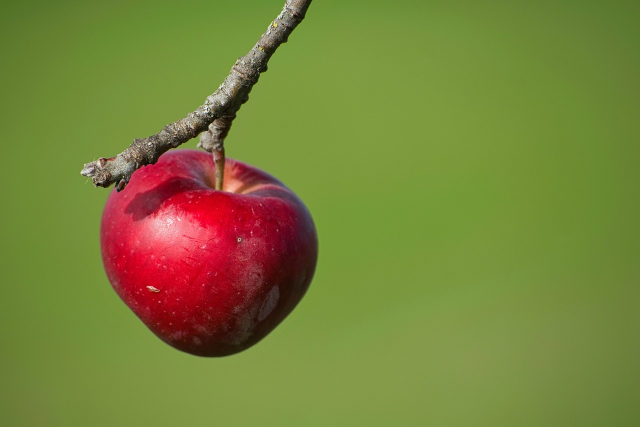
#> input picture images/apple.jpg, 1280 x 853 px (shown at 1/2 size)
$ jupyter execute VIS101_aula2_segmentacao_maca.ipynb   (older library calls are emulated)
#> lines starting #> are read from the running program, lines starting #| are printed output that depends on the picture; after the words box and inside, x2 and y2 are one past the last pixel; in counts of white or black regions, pixels touching at a corner belong together
## Disciplina VIS101: Fundamentos em Visão Computacional

Este é o primeiro contato com código da disciplina. O objetivo é estabelecer a representação que usaremos o curso inteiro: a imagem como uma matriz de intensidades. Partimos de carregar e inspecionar uma imagem e chegamos ao primeiro passo de um sistema de visão, a detecção de bordas.

[cell 1]
import numpy as np
import cv2
import matplotlib.pyplot as plt

[cell 2]
img = cv2.imread('../images/apple.jpg')
#> img is the input picture: shape (853, 1280, 3); mean B, G, R 58.5, 129.6, 120.7
print('Tipo da imagem:', type(img))
#| Tipo da imagem: <class 'numpy.ndarray'>
print('Forma da imagem (altura, largura, canais):', img.shape)
#| Forma da imagem (altura, largura, canais): (853, 1280, 3)
print('Valores:', img.dtype, 'de', img.min(), 'a', img.max())
#| Valores: uint8 de 0 a 255

## Visualizar a imagem

O matplotlib espera os canais na ordem RGB, mas o OpenCV usa BGR, então precisamos corrigir antes de exibir.

[cell 3]
plt.imshow(img[:, : , ::-1])    # BGR para RGB
plt.axis('off')
plt.show()

## Pixels e regiões de interesse

Por ser um array, acessar um pixel é indexar a matriz, e recortar uma região de interesse é fatiar o array, como em qualquer estrutura numpy.

[cell 4]
pixel = img[400, 600]
#> pixel = [116, 114, 106]
print('Pixel na linha 600 e coluna 600 (ordem: RGB):', pixel[::-1]) # BGR para RGB
#| Pixel na linha 600 e coluna 600 (ordem: RGB): [106 114 116]

[cell 5]
roi = img[250:600, 450:900]
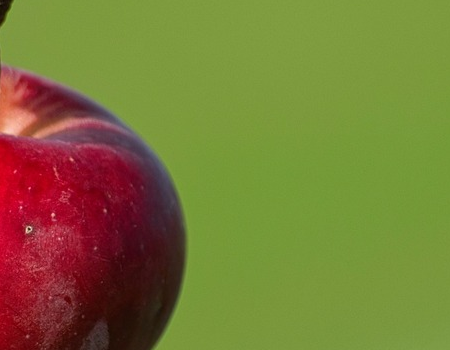
#> roi: shape (350, 450, 3); mean B, G, R 55, 119.8, 121.5
plt.imshow(roi[:, : , ::-1])    # BGR para RGB
plt.axis('off')
plt.show()

## Os canais de cor

Cada canal, é por si só uma matriz de intensidades. Podemos visualizar cada cadal em separado.

[cell 6]
B, G, R = cv2.split(img)
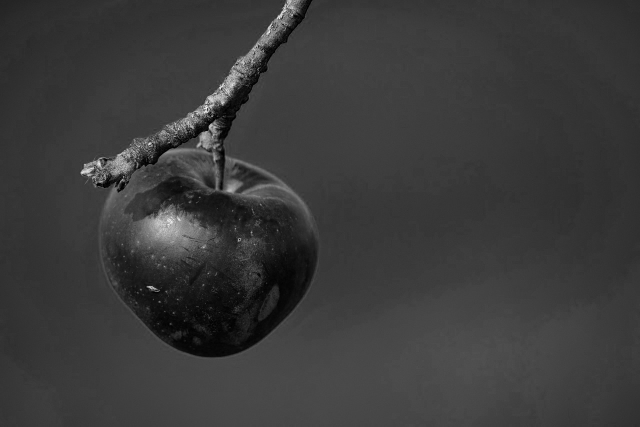
#> B: shape (853, 1280) (shown at 1/2 size); min 0, max 255, mean 58.5
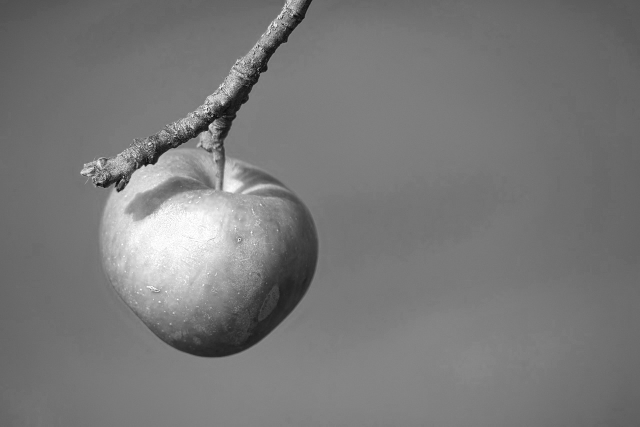
#> R: shape (853, 1280) (shown at 1/2 size); min 0, max 255, mean 120.7

fig, ax = plt.subplots(1, 4, figsize=(15, 5))
for canal, canais, nome in zip(ax, [R, G, B, img[:, : , ::-1]], ['Vermelho', 'Verde', 'Azul', 'RGB original']):
    canal.imshow(canais, cmap = 'gray')
    canal.set_title(nome)
    canal.axis('off')
#> this loop made 4 passes
#> nome on passes 1 to 4: 'Vermelho', 'Verde', 'Azul', 'RGB original'
plt.show()

## Da imagem às bordas

Uma borda é um ponto onde a intensidade muda rapidamente, e medir variação é o papel do gradiente. Trabalhamos com a imagem em tons de cinza, uma única matriz de intensidades, e aproximamos o gradiente pela diferença entre pixels vizinhos.

[cell 7]
I  = cv2.cvtColor(img, cv2.COLOR_BGR2GRAY).astype(float) # Converte a imagem para tons de cinza e transforma os valores em decimais para evitar problemas com números negativos na subtração.
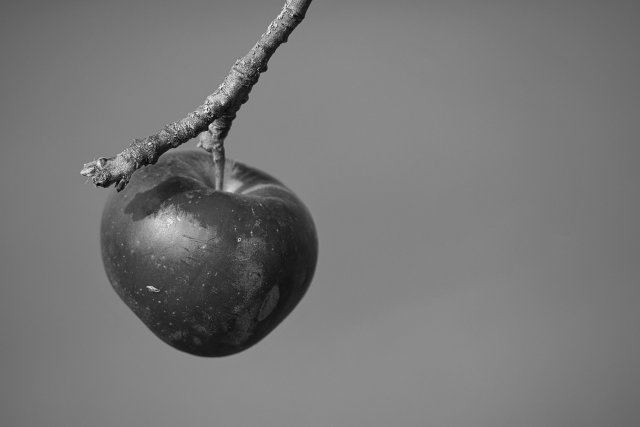
#> I: shape (853, 1280) float64 (shown at 1/2 size); min 1, max 254, mean 118.9

plt.imshow(I, cmap = 'gray')
plt.title('Imagem convertida para tons de cinza')
plt.axis('off')
plt.show()

[cell 8]
# Cria matrizes preenchidas com zeros com o mesmo tamanho da imagem original para armazenar os resultados.
I_x = np.zeros_like(I)
I_y = np.zeros_like(I)

# Calcula a variação horizontal. Subtrai o pixel da esquerda do pixel atual.
I_x[:, 1:] = I[:, 1:] - I[:, :-1]
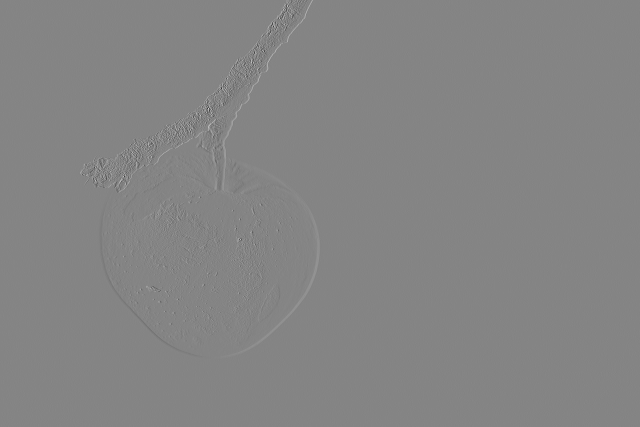
#> I_x: shape (853, 1280) float64 (shown at 1/2 size); min -166, max 153, mean 0; drawn with min black and max white
# Calcula a variação vertical. Subtrai o pixel de cima do pixel atual.
I_y[1:, :] = I[1:, :] - I[:-1, :]

A magnitude do gradiente, pelo teorema de Pitágoras, mede a força da borda. Um pixel é declarado borda quando essa força ultrapassa um limiar.

[cell 9]
G = np.sqrt(I_x ** 2 + I_y ** 2) # Calcula a magnitude do gradiente usando a equação da hipotenusa.
bordas = G > 40
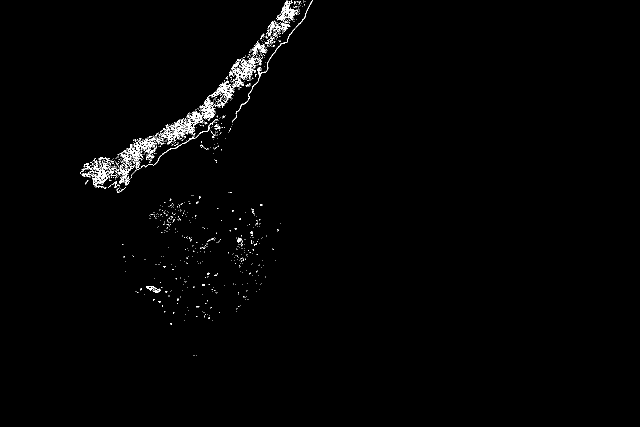
#> bordas: shape (853, 1280) bool (shown at 1/2 size); 0.96% white in thin lines or dots, all inside (x1, y1, x2, y2) = (161, 0, 626, 712)
print('Força máxima de borda:', round(G.max(), 1))
#| Força máxima de borda: 182.5

[cell 10]
fig, ax = plt.subplots(1, 2, figsize=(15, 5))
ax[0].imshow(G, cmap = 'gray')
ax[0].set_title('Magnitude do gradiente')
ax[0].axis('off')
ax[1].imshow(bordas, cmap = 'gray')
ax[1].set_title('Bordas')
ax[1].axis('off')
plt.show()

**Síntese**

Uma imagem é uma matriz (altura, largura, canais) de valores uint8. O OpenCV usa a ordem BGR e o matplotlib espera RGB. Acessar pixels e recortar uma região é indexar e fatiar o array. Cada canal é uma matriz de intensidades. E o gradiente converte a imagem em um mapa de bordas, o ponto de partida de um sistema de visão.

## Filtro de Sobel

Saímos da imagem crua e chegamos a um mapa de bordas, o primeiro passo do sistema de visão estudado na teoria. As bibliotecas trazem um atalho para o mesmo cálculo, com um filtro mais robusto (Sobel), que será detalhado adiante.

[cell 11]
Sx = cv2.Sobel(I, cv2.CV_64F, 1, 0, ksize=3)
Sy = cv2.Sobel(I, cv2.CV_64F, 0, 1, ksize=3)
G_sobel = np.sqrt(Sx**2 + Sy**2)
print('Magnitude máxima calculada com base no Teorema de Pitágoras:', round(G.max(), 1), '| Sobel:', round(G_sobel.max(), 1))
#| Magnitude máxima calculada com base no Teorema de Pitágoras: 182.5 | Sobel: 859.1

[cell 12]
# Mantém a mesma proporção visual de corte
limiar_sobel = G_sobel.max() * 0.18
#> limiar_sobel = 154.6

bordas_sobel = G_sobel > limiar_sobel
#> bordas_sobel: shape (853, 1280) bool; 1.5% white in thin lines or dots, all inside (x1, y1, x2, y2) = (160, 0, 628, 716)

[cell 13]
fig, ax = plt.subplots(1, 2, figsize=(15, 5))
ax[0].imshow(G, cmap = 'gray')
ax[0].set_title('Magnitude do gradiente')
ax[0].axis('off')
ax[1].imshow(bordas_sobel, cmap = 'gray')
ax[1].set_title('Bordas - Sobel')
ax[1].axis('off')
plt.show()

## Manipulação da imagem

Modificação de pixels, recorte de regiões de interesse e exploração de cores nos espaços RGB e HSV.

[cell 14]
plt.rcParams.update({'figure.figsize': (6, 4), 'font.size': 12})
print('Setup pronto.')

[cell 15]
print('Forma:', img.shape)
#| Forma: (853, 1280, 3)

## Acessando e modificando pixels

Cada pixel é um vetor de três valores na ordem B, G, R. Podemos ler o valor de um pixel e também escrever sobre uma região, sempre trabalhando em uma cópia.

[cell 16]
print('Pixel (100, 200):', img[100, 200])
#| Pixel (100, 200): [ 51 141 106]

[cell 17]
img_mod = img.copy()
img_mod[100:160, 100:160] = (0, 0, 255)   # bloco vermelho (B, G, R)
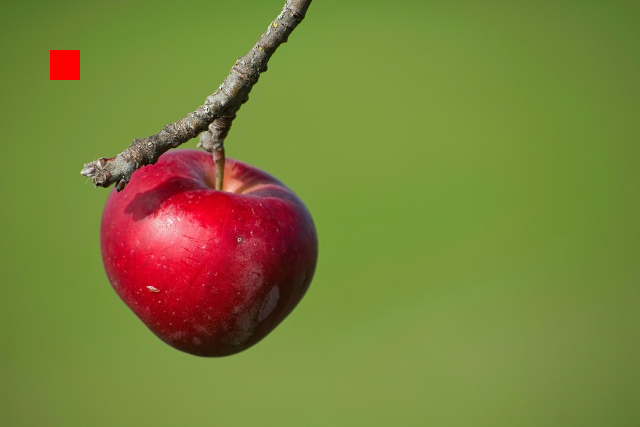
#> img_mod: shape (853, 1280, 3) (shown at 1/2 size); 0.33% of pixels changed, all inside (x1, y1, x2, y2) = (100, 100, 160, 160)

plt.imshow(img_mod[:, :, ::-1])
plt.axis('off')
plt.show()

## O espaço de cor HSV

O HSV separa o matiz (a cor em si) da saturação e do brilho. Isso facilita selecionar objetos por cor, algo difícil no RGB, em que a cor fica espalhada pelos três canais.

[cell 18]
hsv = cv2.cvtColor(img, cv2.COLOR_BGR2HSV)
#> hsv: shape (853, 1280, 3); mean H, S, V 50.7, 154.6, 144
print('forma HSV:', hsv.shape)
#| forma HSV: (853, 1280, 3)

## Segmentação por Cor no Espaço HSV

Para isolar a maçã, convertemos a imagem do espaço padrão **BGR** (utilizado pelo OpenCV) para o espaço **HSV** (*Hue, Saturation, Value* ou Matiz, Saturação, Valor).

Ao contrário do BGR, onde a cor e a iluminação estão misturadas em três canais (Azul, Verde e Vermelho), o HSV separa a informação cromática pura da luminosidade. Isso torna o algoritmo muito mais imune a variações de sombras e reflexos.

### 1. Canal H (*Hue* / Matiz) — Que cor eu quero?
* **O que representa:** É a cor pura, representada matematicamente como uma posição em um círculo cromático de 0° a 360°.
* **A limitação técnica do OpenCV:** Para que a imagem caiba em 1 byte de memória (valores de 0 a 255), os graus são divididos por 2. Assim, a escala do canal H vai de 0 a 179.
* **Intuição da escolha:** O vermelho puro fica exatamente em 0° (junção onde o círculo se fecha). Portanto, a cor vermelha ocupa as duas extremidades da régua:
  * `0 a 10`: Tons de vermelho que começam a puxar para o laranja.
  * `170 a 179`: Tons de vermelho que vieram do rosa/magenta.
  * O operador lógico OR (`|`) combina essas duas faixas para capturar o espectro completo do vermelho.

### 2. Canal S (*Saturation* / Saturação) — Quão viva é a cor?
* **O que representa:** Vai de 0 (cor totalmente desbotada, tom de cinza) a 255 (cor pura, extremamente viva).
* **Intuição da escolha `(40 a 255)`:** Áreas de sombra intensa acabam "lavando" a cor da fruta, fazendo a saturação cair. Definir o piso em **40** torna o algoritmo mais tolerante. Ele passa a incluir áreas da casca onde o vermelho está desbotado pela falta de luz direta (como a lateral direita e sombreada da maçã), mas ainda mantém um piso alto o suficiente para ignorar reflexos brancos estourados e tons acinzentados do fundo.

### 3. Canal V (*Value* / Brilho) — Quão clara está a cor?
* **O que representa:** Vai de 0 (totalmente escuro/preto) a 255 (totalmente claro/iluminado).
* **Intuição da escolha `(20 a 255)`:** Uma maçã real possui grande contraste, com áreas iluminadas e sombras profundas. Ao utilizar um limite mínimo muito alto, perdíamos a parte mais escura da maçã. Reduzir esse piso para **20** permite que o algoritmo capture pixels muito escuros (sob sombra severa), mas que ainda contêm a informação da cor vermelha da casca. O limite máximo em 255 garante que as partes mais claras também sejam incluídas na máscara.

[cell 19]
faixa_baixa = cv2.inRange(hsv, (0, 40, 20), (10, 255, 255))
#> faixa_baixa: shape (853, 1280); 2.3% white; 186 white regions (168 under 20 px), largest, box (x1, y1, x2, y2) and area: (201, 372, 631, 700) 18911, (391, 296, 528, 389) 3971, (234, 321, 291, 384) 328
faixa_alta  = cv2.inRange(hsv, (170, 40, 20), (180, 255, 255))
#> faixa_alta: shape (853, 1280); 8.9% white; 43 white regions (40 under 20 px), largest, box (x1, y1, x2, y2) and area: (203, 299, 629, 672) 96864, (548, 572, 554, 584) 42, (224, 562, 232, 571) 39
mask = faixa_baixa | faixa_alta
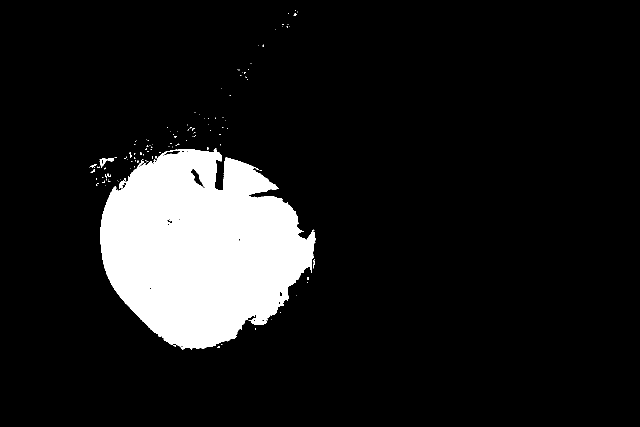
#> mask: shape (853, 1280) (shown at 1/2 size); 11.2% white; 118 white regions (110 under 20 px)

pixels_selecionados = cv2.countNonZero(mask)
#> pixels_selecionados = 121879
print('Pixels selecionados:', pixels_selecionados)
#| Pixels selecionados: 121879

[cell 20]
plt.imshow(mask, cmap = 'gray')
plt.axis('off')
plt.show()

[cell 21]
resultado = cv2.bitwise_and(img, img, mask=mask)
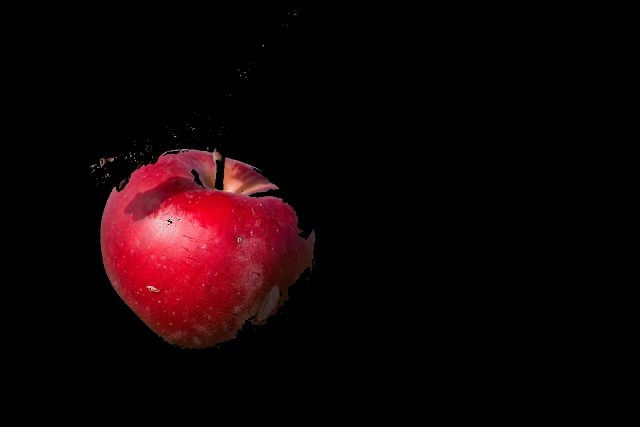
#> resultado: shape (853, 1280, 3) (shown at 1/2 size); mean B, G, R 5.4, 3.7, 17.6

plt.imshow(resultado[:, :, ::-1])
plt.axis('off')
plt.show()

**Síntese**

Pixels são lidos e escritos por indexação, regiões por fatiamento. No RGB, a cor se distribui pelos três canais. No HSV, a matiz isola a cor, o que torna a segmentação por cor direta com uma máscara.

## Melhoria do contorno

O objetivo inicial era isolar uma maçã vermelha de seu fundo. No entanto, objetos reais possuem sombras, reflexos e variações de iluminação que fazem com que partes da própria fruta sejam ignoradas pelos filtros de cor comuns, gerando "buracos" ou recortes indesejados na borda.

Ao aplicar a máscara diretamente na imagem original o resultado apresentou falhas:

* **Buracos internos:** Causados por reflexos estourados (brancos) na casca.
* **Recortes na borda (reentrâncias):** Grandes áreas escuras de sombra que tocavam o fundo e "alteravam" o contorno da maçã.

Operações morfológicas comuns (como o *Closing*) não funcionaram porque as falhas tocavam a borda externa, conectando-se ao fundo preto.

**Solução de melhoria: Fechamento por contorno convexo (*Convex Hull*)**

Para reconstruir o formato da maçã ignorando as imperfeições de cor, adotamos a técnica do Convex Hull. O algoritmo funciona mapeando os pontos mais externos do objeto e traçando uma linha contínua entre eles.

[cell 22]
# Encontra os contornos da máscara original
contornos, _ = cv2.findContours(mask, cv2.RETR_EXTERNAL, cv2.CHAIN_APPROX_SIMPLE)
#> contornos = 118 contours, 114 with area under 20; largest, box (x1, y1, x2, y2) and area: (201, 296, 631, 700) 120778, (199, 315, 229, 335) 188, (210, 347, 222, 357) 22, (179, 328, 193, 335) 22

# Cria uma nova máscara preta de mesmo tamanho
mask_convexa = np.zeros_like(mask)

if contornos:
    # Encontra o maior contorno (a maçã)
    maior_contorno = max(contornos, key=cv2.contourArea)
#> maior_contorno = contour of 1054 points, box (x1, y1, x2, y2) (201, 296, 631, 700), area 120778

    # Calcula o Convex Hull ao redor dela
    hull = cv2.convexHull(maior_contorno)
#> hull = contour of 54 points, box (x1, y1, x2, y2) (201, 296, 631, 700), area 128388

    # Desenha o contorno convexo preenchido de branco (255) na nova máscara
    cv2.drawContours(mask_convexa, [hull], -1, 255, thickness=cv2.FILLED)
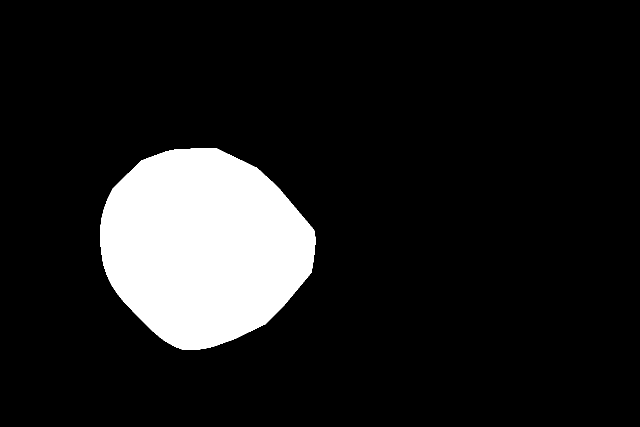
#> mask_convexa: shape (853, 1280) (shown at 1/2 size); 11.8% white; 1 white region, box (x1, y1, x2, y2) and area: (201, 296, 631, 700) 128950

# Aplica a nova máscara convexa na imagem original
resultado_melhorado = cv2.bitwise_and(img, img, mask=mask_convexa)

fig, ax = plt.subplots(1, 2, figsize=(15, 5))
ax[0].imshow(resultado_melhorado[:, :, ::-1])
ax[0].set_title('Contorno melhorado')
ax[0].axis('off')
ax[1].imshow(img[:, : , ::-1])
ax[1].set_title('Imagem original')
ax[1].axis('off')
plt.show()
#> (the rest of the program and of its run is left out)
